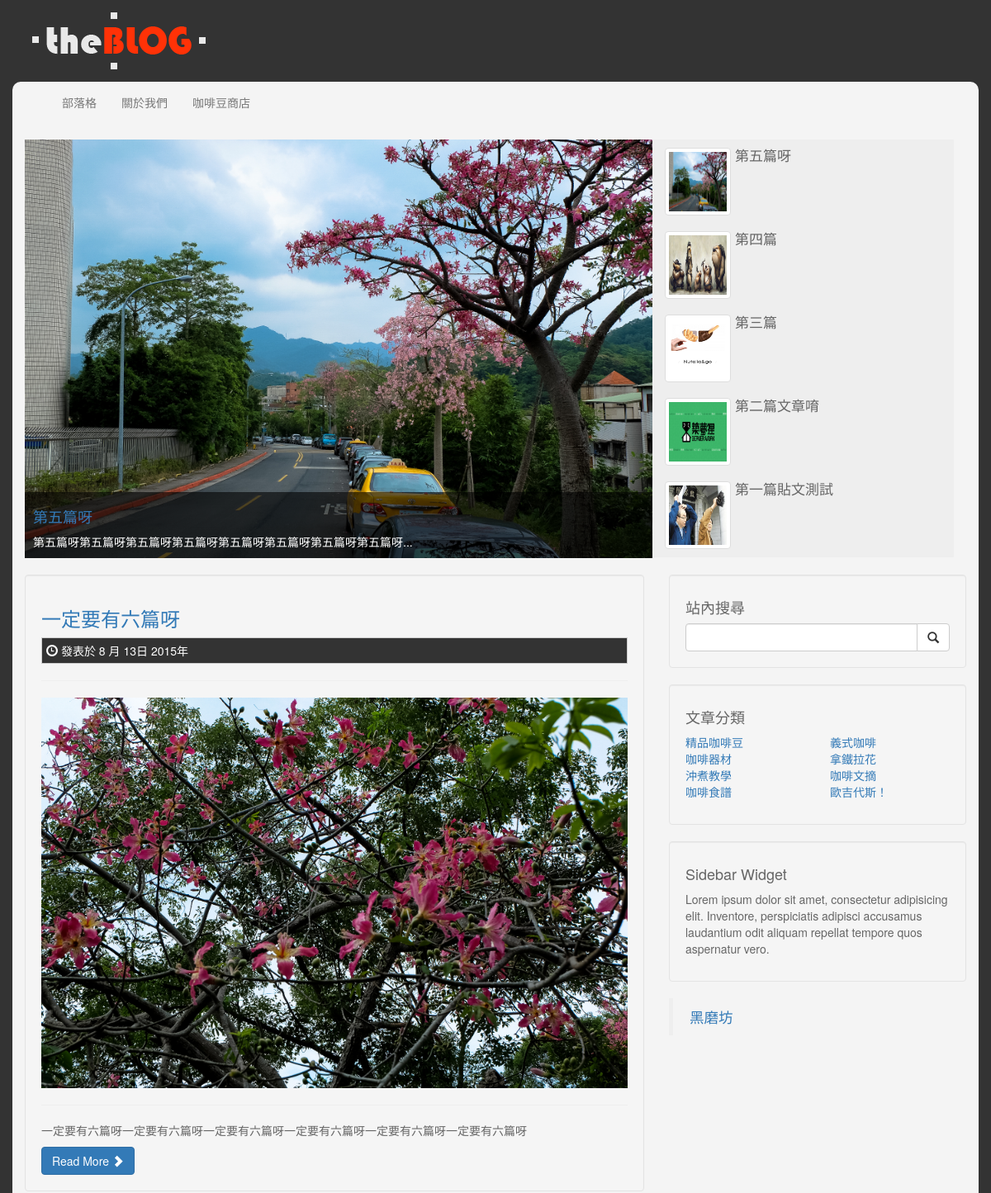
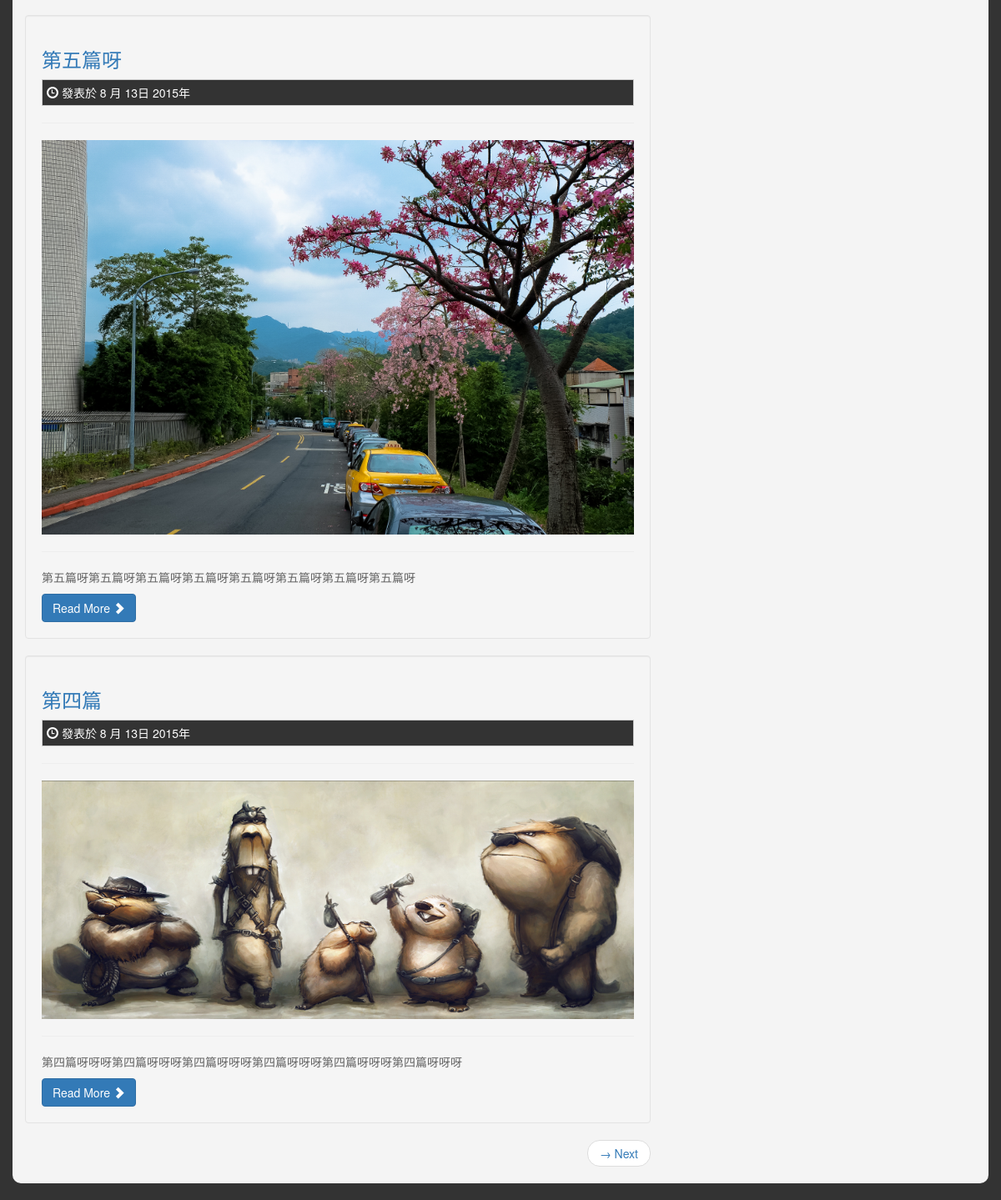
The page / on the database its author committed (2 pictures, top to bottom).
### blog/models.py (models this page shows, shortened)
class Post(models.Model):
    tittle = models.CharField(max_length=50)
    preview = models.CharField(max_length=200)
    body = MarkdownField()
    img = models.ImageField(upload_to="img",default=None,blank=True)
    postime = models.DateTimeField(auto_now_add=True)
    publish = models.BooleanField(default=False)
    topPost = models.ForeignKey(TopPost)
    tag = models.ForeignKey(Tag)

### blog/views.py (the view)
def index(request):
    post_list = models.Post.objects.filter(publish="True").order_by("-postime")
    paginator = Paginator(post_list, 3) # Show 3 contacts per page
    page = request.GET.get("page")
    try:
        post = paginator.page(page)
    except PageNotAnInteger:
        post = paginator.page(1)
    except EmptyPage:
        post = paginator.page(paginator.num_pages)
    top=models.TopPost.objects.get(id=1).post_set.all().filter(publish="True").order_by("-postime")
    text={"postlis":post,"Toplis":top}
    return render(request, 'index.html',text )

### blog/templates/index.html (shortened to what this page needs)
{% extends "base.html" %}
{% load django_markdown %}
{% block index %}
    <header>
      <div class="container">
        <div class="row">
          <div class="col-md-6">
            <img class="logo" src="../static/img/logo.png" alt="theBLOG">
          </div>
        </div>
      </div>
    </header>
    <div class="container container-main">
    {% include "nav.html" %}
   <div id="myCarousel" class="carousel slide" data-ride="carousel">
      <div class="carousel-inner">
      {% for top in Toplis %}
        {% if forloop.first %}<div class="item active">
        {% else %}<div class="item">
        {% endif %}
          <img src="{{ top.img.url }}">
           <div class="carousel-caption">
            <h4><a href="{% url 'blog:blogpost' pk=top.id %}">{{ top.tittle }}</a></h4>
            <p>{{ top.preview }}...</p>
          </div>
        </div>
       {% endfor %}
      </div>
    <ul class="list-group slider-list col-sm-4">
     {% for top in Toplis %}
      <li data-target="#myCarousel" data-slide-to="{{ forloop.counter0 }}" class="list-group-item active"><img src="{{ top.img.url }}" class="img-slide img-thumbnail"><h4>{{ top.tittle }}</h4><p>{{ top.preview }}..</p></li>
     {% endfor %}
    </ul>
    </div>
    <div class="row">
      <div class="col-md-8">
     {% for Post in postlis %}
        <div class="well blog-post">
          <h3><a href="{% url 'blog:blogpost' pk=Post.id %}">{{ Post.tittle }}</a></h3>
          <p class="post-info"><i class="glyphicon glyphicon-time"></i> 發表於 {{ Post.postime.month }} 月 {{ Post.postime.day }}日  {{ Post.postime.year }}年</p>
          <hr>
          <img src="{{ Post.img.url }}" class="img-responsive">
          <hr>
          <p>{{ Post.preview }}</p>
          <a class="btn btn-primary" href="{% url 'blog:blogpost' pk=Post.id %}">Read More <span class="glyphicon glyphicon-chevron-right"></a>
        </div>
    {% endfor %}
<ul class="pager">
  {% if postlis.has_next %}
  <li class="next">
    <a href="?page={{ postlis.next_page_number }}">&rarr; Next</a>
  </li>
  {% endif %}
</ul>
        </div>
        {% include "bar.html" %}
    </div>
    </div>
{% endblock %}

### blog/static/css/style.css (style rules this page uses)
body { padding-bottom:20px; background:#333; color:#666; }
.container-main { background:#f4f4f4; overflow:auto; border-radius:10px; }
.logo { padding: 15px 0; }
#myCarousel { margin-bottom:20px; }
#myCarousel .carousel-caption { left:0; right:0; bottom:0; text-align: left; padding:10px; background:rgba(0,0,0,0.6); text-shadow:none; }
#myCarousel .carousel-caption h4 { color:#black; }
#myCarousel .carousel-caption p { padding:0; margin:0; }
#myCarousel .list-group { position:absolute; top:0; right:0; }
#myCarousel .list-group-item { border-radius:0; cursor:pointer; }
#myCarousel .list-group .active { background:#eee; border:0; color:#666; }
#myCarousel .list-group h4 { font-size: 17px; padding:0 !important; margin:0 !important; padding-top:5px; }
#myCarousel .img-slide { width:80px; height:100%; float:left; margin-right:5px; }
.post-info { background:#333; color:#fff; padding:5px; border:#ccc 1px solid; }
@media (min-width:992px) { #myCarousel { padding-right:33.3333%; } }

### rows shown on the page
Post: img (picture), tittle "第五篇呀", preview "第五篇呀第五篇呀第五篇呀第五篇呀第五篇呀第五篇呀第五篇呀第五篇呀", postime.month "8", postime.day "13", postime.year "2015"
Post: img (picture), tittle "第四篇", postime.month "8", postime.day "13", postime.year "2015", preview "第四篇呀呀呀第四篇呀呀呀第四篇呀呀呀第四篇呀呀呀第四篇呀呀呀第四篇呀呀呀"
Post: img (picture), tittle "第三篇"
Post: img (picture), tittle "第二篇文章唷"
Post: img (picture), tittle "第一篇貼文測試"
Post: tittle "一定要有六篇呀", postime.month "8", postime.day "13", postime.year "2015", img (picture), preview "一定要有六篇呀一定要有六篇呀一定要有六篇呀一定要有六篇呀一定要有六篇呀一定要有六篇呀"
